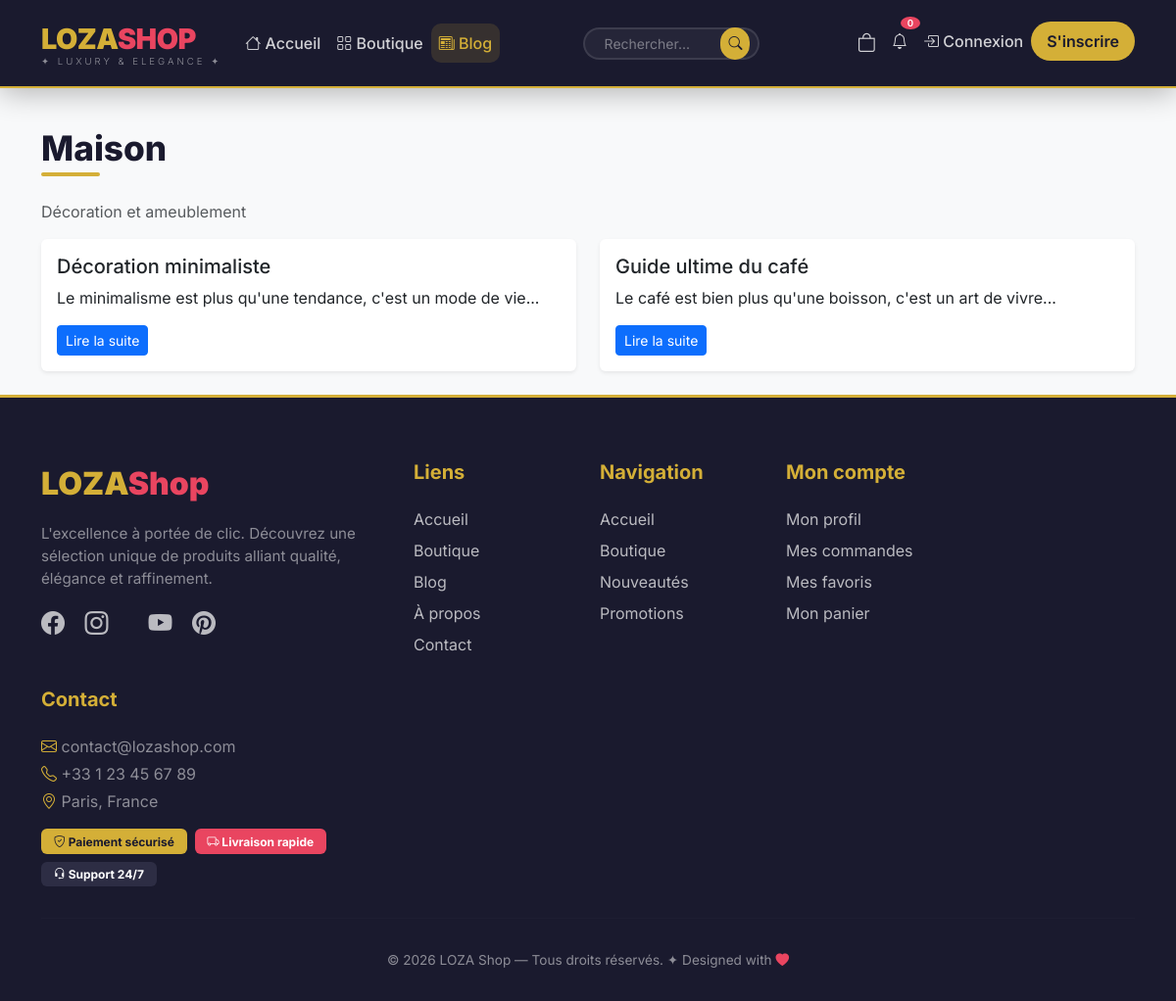
The page /blog/category/maison/ on the database its author committed.
### blog/models.py (models this page shows, shortened)
class BlogCategory(models.Model):
    name = models.CharField(max_length=100)
    slug = models.SlugField(unique=True, blank=True)
    description = models.TextField(blank=True)
    class Meta:
        verbose_name_plural = "Catégories du blog"

class BlogPost(models.Model):
    title = models.CharField(max_length=200)
    slug = models.SlugField(unique=True, blank=True)
    category = models.ForeignKey(BlogCategory, on_delete=models.CASCADE, related_name='posts')
    image = models.ImageField(upload_to='blog/', blank=True, null=True)
    content = models.TextField()
    excerpt = models.TextField(blank=True, help_text="Court résumé de l'article")
    author = models.ForeignKey(User, on_delete=models.CASCADE)
    created_at = models.DateTimeField(auto_now_add=True)
    updated_at = models.DateTimeField(auto_now=True)
    published_at = models.DateTimeField(null=True, blank=True)
    is_published = models.BooleanField(default=False)
    views = models.IntegerField(default=0)
    class Meta:
        ordering = ['-created_at']

### blog/views.py (the view)
# urls.py: path('category/<slug:slug>/', views.blog_category, name='blog_category'),
def blog_category(request, slug):
    category = get_object_or_404(BlogCategory, slug=slug)
    posts = BlogPost.objects.filter(category=category, is_published=True)
    categories = BlogCategory.objects.all()
    paginator = Paginator(posts, 6)
    page = request.GET.get('page')
    posts = paginator.get_page(page)
    context = {
        'category': category,
        'posts': posts,
        'categories': categories,
    }
    return render(request, 'blog/blog_category.html', context)

### cart/context_processors.py (called while the page is built)
def cart_total(request):
    if request.user.is_authenticated:
        total_items = CartItem.objects.filter(user=request.user).count()
    else:
        total_items = 0
    return {'cart_total_items': total_items}

### blog/templates/blog/blog_category.html (shortened to what this page needs)
{% extends 'base.html' %}
{% block content %}
<div class="container mt-4">
    <h2 class="section-title">{{ category.name }}</h2>
    <p class="text-muted">{{ category.description }}</p>
    <div class="row">
        {% for post in posts %}
        <div class="col-md-6 mb-4">
            <div class="card border-0 shadow-sm h-100">
                <div class="card-body">
                    <h5>{{ post.title }}</h5>
                    <p>{{ post.excerpt|truncatechars:100 }}</p>
                    <a href="{% url 'blog:blog_detail' post.slug %}" class="btn btn-primary btn-sm">Lire la suite</a>
                </div>
            </div>
        </div>
        {% empty %}
        <div class="col-12 text-center py-5">
            <p class="text-muted">Aucun article dans cette catégorie.</p>
        </div>
        {% endfor %}
    </div>
</div>
{% endblock %}

### templates/base.html (style rules this page uses)
:root { --primary: #1A1A2E; --primary-light: #2D2D44; --secondary: #E94560; --accent: #F5C518; --gold: #D4AF37; --dark: #0F0F1A; --gray: #6B7280; --light: #F8F9FA; --white: #FFFFFF; --shadow: 0 10px 40px rgba(0,0,0,0.08); --shadow-hover: 0 20px 60px rgba(0,0,0,0.15); --radius: 16px; --transition: all 0.4s cubic-bezier(0.25, 0.46, 0.45, 0.94); }
* { margin: 0; padding: 0; box-sizing: border-box; }
body { font-family: 'Inter', sans-serif; background: var(--light); color: var(--dark); min-height: 100vh; display: flex; flex-direction: column; }
.section-title { font-weight: 800; font-size: 2.2rem; margin-bottom: 2rem; position: relative; display: inline-block; color: var(--primary); }
.section-title::after { content: ''; position: absolute; bottom: -8px; left: 0; width: 60px; height: 4px; background: var(--gold); border-radius: 4px; }

### rows shown on the page
BlogCategory: name "Maison", description "Décoration et ameublement"
BlogPost: title "Décoration minimaliste", excerpt "Le minimalisme est plus qu'une tendance, c'est un mode de vie..."
BlogPost: title "Guide ultime du café", excerpt "Le café est bien plus qu'une boisson, c'est un art de vivre..."
